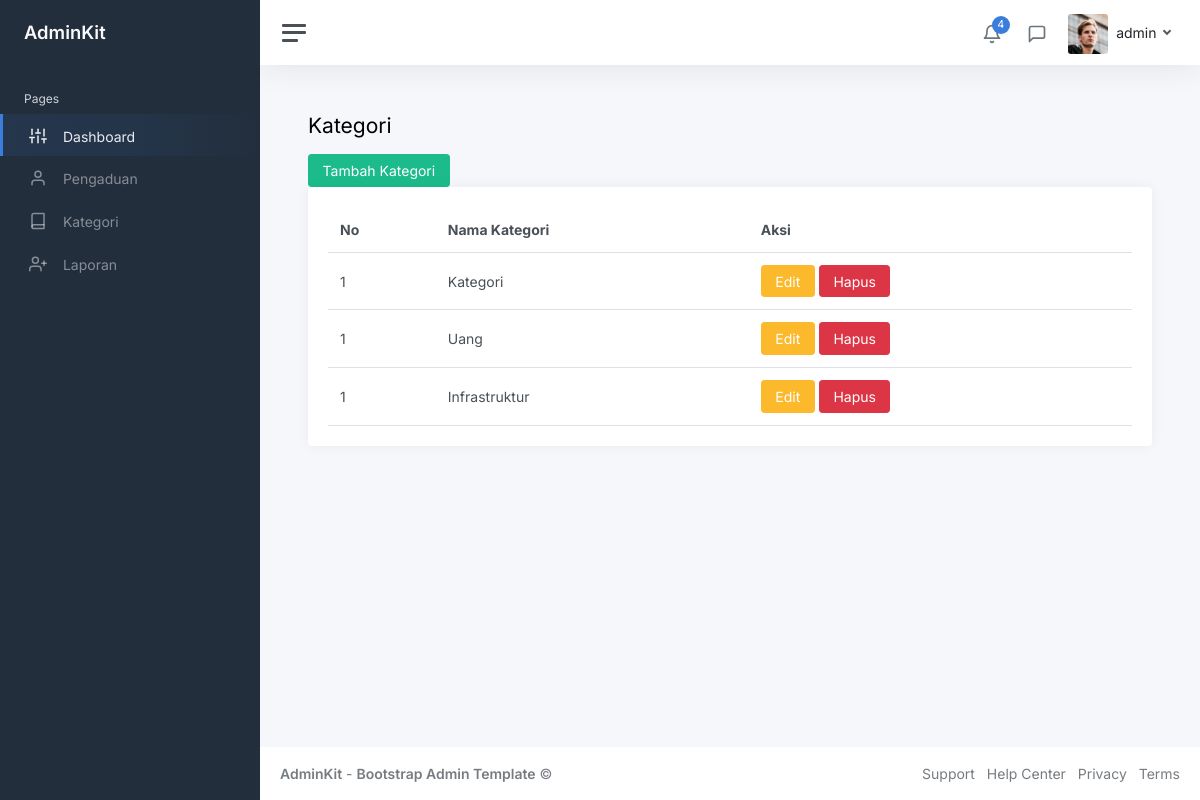
Page /admin/kategori.php (signed in) on the committed database.
### tables this page shows
CREATE TABLE `kategori` (
  `id` int(11) NOT NULL,
  `nama` varchar(255) NOT NULL
);

### admin/kategori.php (the view, shortened to what this page needs)
<?php
include '../koneksi.php';
?>
<!DOCTYPE html>
<html lang="en">
<head>
	<link href="../assets/css/app.css" rel="stylesheet">
</head>
<body>
	<div class="wrapper">
		<nav id="sidebar" class="sidebar js-sidebar">
			<div class="sidebar-content js-simplebar">
				<a class="sidebar-brand" href="index.html">
          <span class="align-middle">AdminKit</span>
        </a>
				<ul class="sidebar-nav">
					<li class="sidebar-header">
						Pages
					</li>
					<li class="sidebar-item active">
						<a class="sidebar-link" href="index.php">
              <i class="align-middle" data-feather="sliders"></i> <span class="align-middle">Dashboard</span>
            </a>
					</li>
					<li class="sidebar-item">
						<a class="sidebar-link" href="pengaduan.php">
              <i class="align-middle" data-feather="user"></i> <span class="align-middle">Pengaduan</span>
            </a>
					</li>
					<li class="sidebar-item">
						<a class="sidebar-link" href="kategori.php">
              <i class="align-middle" data-feather="book"></i> <span class="align-middle">Kategori</span>
            </a>
					</li>
					<li class="sidebar-item">
						<a class="sidebar-link" href="laporan.php">
              <i class="align-middle" data-feather="user-plus"></i> <span class="align-middle">Laporan</span>
            </a>
					</li>
			</div>
		</nav>
		<div class="main">
			<nav class="navbar navbar-expand navbar-light navbar-bg">
				<a class="sidebar-toggle js-sidebar-toggle">
          <i class="hamburger align-self-center"></i>
        </a>
				<div class="navbar-collapse collapse">
					<ul class="navbar-nav navbar-align">
						<li class="nav-item dropdown">
							<a class="nav-icon dropdown-toggle" href="#" id="alertsDropdown" data-bs-toggle="dropdown">
								<div class="position-relative">
									<i class="align-middle" data-feather="bell"></i>
									<span class="indicator">4</span>
								</div>
							</a>
						</li>
						<li class="nav-item dropdown">
							<a class="nav-icon dropdown-toggle" href="#" id="messagesDropdown" data-bs-toggle="dropdown">
								<div class="position-relative">
									<i class="align-middle" data-feather="message-square"></i>
								</div>
							</a>
						</li>
						<li class="nav-item dropdown">
							<a class="nav-link dropdown-toggle d-none d-sm-inline-block" href="#" data-bs-toggle="dropdown">
                <img src="../assets/img/avatars/avatar.jpg" class="avatar img-fluid rounded me-1" alt="Charles Hall" /> <span class="text-dark"><span class="text-dark"><?= $_SESSION['nama_admin'] ?></span>
              </a>
						</li>
					</ul>
				</div>
			</nav>
			<main class="content">
				<div class="container-fluid p-0">
					<div class="mb-3">
						<h1 class="h3 d-inline align-middle">Kategori</h1>
					</div>
					<div class="row">
                        <div class="col-12 col-lg-12">
                            <a href="tambahkategori.php" class="btn btn-success">Tambah Kategori</a>
                            <div class="card">
								<div class="card-body">
                                <table class="table table-hover my-0">
									<thead>
										<tr>
											<th>No</th>
											<th>Nama Kategori</th>
											<th>Aksi</th>
										</tr>
									</thead>
									<tbody>
                                    <?php
                                        $no = 1;
                                        $tampil = mysqli_query($koneksi, "SELECT * FROM kategori");
                                        while($data = mysqli_fetch_array($tampil)):
                                    ?>
										<tr>
											<td><?= $no ?></td>
											<td><?= $data['nama'] ?></td>
											<td>
                                                <a href="" class="btn btn-warning">Edit</a>
                                                <a href="" class="btn btn-danger">Hapus</a>
                                            </td>
										</tr>
                                        <?php
                                            endwhile;
                                        ?>
									</tbody>
								</table>
								</div>
							</div>
                        </div>
                    </div>
				</div>
			</main>
			<footer class="footer">
				<div class="container-fluid">
					<div class="row text-muted">
						<div class="col-6 text-start">
							<p class="mb-0">
								<a class="text-muted" href="https://adminkit.io/" target="_blank"><strong>AdminKit</strong></a> - <a class="text-muted" href="https://adminkit.io/" target="_blank"><strong>Bootstrap Admin Template</strong></a>								&copy;
							</p>
						</div>
						<div class="col-6 text-end">
							<ul class="list-inline">
								<li class="list-inline-item">
									<a class="text-muted" href="https://adminkit.io/" target="_blank">Support</a>
								</li>
								<li class="list-inline-item">
									<a class="text-muted" href="https://adminkit.io/" target="_blank">Help Center</a>
								</li>
								<li class="list-inline-item">
									<a class="text-muted" href="https://adminkit.io/" target="_blank">Privacy</a>
								</li>
								<li class="list-inline-item">
									<a class="text-muted" href="https://adminkit.io/" target="_blank">Terms</a>
								</li>
							</ul>
						</div>
					</div>
				</div>
			</footer>
		</div>
	</div>
</body>
</html>

### rows in the picture
kategori: nama "Kategori"
kategori: nama "Uang"
kategori: nama "Infrastruktur"

### other values in the picture
$_SESSION['nama_admin'] "admin"
